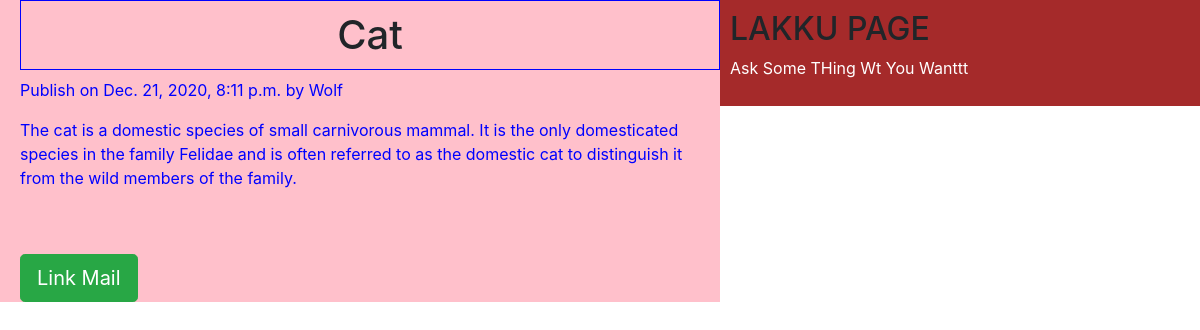
The app's page /2020/12/21/cat-bio/ with its own data.
### app2/models.py (models this page shows, shortened)
class Post(models.Model):
	STATUS_CHOICES= (('draft','Draft'),('published','Published'))
	title= models.CharField(max_length=20)
	slug= models.SlugField(max_length=200, unique_for_date='publish')
	author= models.ForeignKey(User, related_name='blog_posts', on_delete=models.CASCADE)
	body= models.TextField()
	publish= models.DateTimeField(default=timezone.now)
	created= models.DateTimeField(auto_now_add=True)
	updated= models.DateTimeField(auto_now=True)
	status= models.CharField(max_length=50, choices=STATUS_CHOICES, default='draft')
	objects= CustomManager()
	class Meta:
		ordering=('-publish',)

### app2/views.py (the view)
# urls.py: re_path(r'^(?P<year>\d{4})/(?P<month>\d{2})/(?P<day>\d{2})/(?P<post>[-\w]+)/$',views.post_detail_view,name='post_detail'),
def post_detail_view(request,year,month,day,post):
	post = get_object_or_404(Post,slug=post,status='published',publish__year=year,publish__month=month,publish__day=day)
	my_dict={'post':post}
	return render(request=request, template_name='app2/detail.html', context=my_dict)

### app2/models.py (called while the page is built)
	def get_queryset(self):
		return super(). get_queryset(). filter(status='published')

### template/app2/detail.html (shortened to what this page needs)
{% extends "app2/base.html" %}
{% block content_block %}
	<h1>{{ post.title }}</h1>
	<p>Publish on {{ post.publish }} by {{ post.author|title }}</p>
		   {{ post.body|linebreaks }}
    <br><br>
    <a href="/{{ post.id }}/share" class="btn btn-lg btn-success" target="blank">Link Mail</a>
{% endblock content_block %}

### static/css/app2/post.css (style rules this page uses)
h1 { text-align: center; padding: 10px; border: 1px solid blue; }
p { color:blue; }

### records on screen
Post: title "Cat", publish "Dec. 21, 2020, 8:11 p.m.", author "Wolf", body "The cat is a domestic species of small carnivorous mammal. It is the only domesticated species in the family Felidae and is often referred to as the domestic cat to distinguish it from the wild members of the family."
